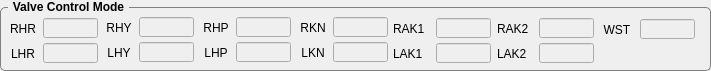
    <widget class="QGroupBox" name="groupBox_4">
     <property name="geometry">
      <rect>
       <x>10</x>
       <y>730</y>
       <width>711</width>
       <height>71</height>
      </rect>
     </property>
     <property name="font">
      <font>
       <weight>75</weight>
       <bold>true</bold>
      </font>
     </property>
     <property name="styleSheet">
      <string notr="true">QGroupBox {
    border: 1px solid gray;
    border-radius: 5px;
    margin-top: 7px;
}

QGroupBox::title {
    subcontrol-origin: margin;
    left: 8px;
    padding: 0 3px 0 3px;
}

</string>
     </property>
     <property name="title">
      <string>Valve Control Mode</string>
     </property>
     <widget class="QLabel" name="label_44">
      <property name="geometry">
       <rect>
        <x>100</x>
        <y>19</y>
        <width>38</width>
        <height>17</height>
       </rect>
      </property>
      <property name="text">
       <string>RHY</string>
      </property>
      <property name="alignment">
       <set>Qt::AlignCenter</set>
      </property>
     </widget>
     <widget class="QLineEdit" name="LE_JOINT_RHY_CTRL_MODE">
      <property name="enabled">
       <bool>false</bool>
      </property>
      <property name="geometry">
       <rect>
        <x>139</x>
        <y>17</y>
        <width>55</width>
        <height>20</height>
       </rect>
      </property>
      <property name="sizePolicy">
       <sizepolicy hsizetype="Fixed" vsizetype="Fixed">
        <horstretch>0</horstretch>
        <verstretch>0</verstretch>
       </sizepolicy>
      </property>
      <property name="minimumSize">
       <size>
        <width>55</width>
        <height>20</height>
       </size>
      </property>
      <property name="maximumSize">
       <size>
        <width>55</width>
        <height>20</height>
       </size>
      </property>
      <property name="font">
       <font>
        <family>Serif</family>
        <pointsize>9</pointsize>
       </font>
      </property>
      <property name="alignment">
       <set>Qt::AlignRight|Qt::AlignTrailing|Qt::AlignVCenter</set>
      </property>
      <property name="readOnly">
       <bool>true</bool>
      </property>
     </widget>
     <widget class="QLineEdit" name="LE_JOINT_LHY_CTRL_MODE">
      <property name="enabled">
       <bool>false</bool>
      </property>
      <property name="geometry">
       <rect>
        <x>139</x>
        <y>42</y>
        <width>55</width>
        <height>20</height>
       </rect>
      </property>
      <property name="sizePolicy">
       <sizepolicy hsizetype="Fixed" vsizetype="Fixed">
        <horstretch>0</horstretch>
        <verstretch>0</verstretch>
       </sizepolicy>
      </property>
      <property name="minimumSize">
       <size>
        <width>55</width>
        <height>20</height>
       </size>
      </property>
      <property name="maximumSize">
       <size>
        <width>55</width>
        <height>20</height>
       </size>
      </property>
      <property name="font">
       <font>
        <family>Serif</family>
        <pointsize>9</pointsize>
       </font>
      </property>
      <property name="alignment">
       <set>Qt::AlignRight|Qt::AlignTrailing|Qt::AlignVCenter</set>
      </property>
      <property name="readOnly">
       <bool>true</bool>
      </property>
     </widget>
     <widget class="QLabel" name="label_45">
      <property name="geometry">
       <rect>
        <x>100</x>
        <y>44</y>
        <width>38</width>
        <height>17</height>
       </rect>
      </property>
      <property name="text">
       <string>LHY</string>
      </property>
      <property name="alignment">
       <set>Qt::AlignCenter</set>
      </property>
     </widget>
     <widget class="QLineEdit" name="LE_JOINT_LHR_CTRL_MODE">
      <property name="enabled">
       <bool>false</bool>
      </property>
      <property name="geometry">
       <rect>
        <x>43</x>
        <y>43</y>
        <width>55</width>
        <height>20</height>
       </rect>
      </property>
      <property name="sizePolicy">
       <sizepolicy hsizetype="Fixed" vsizetype="Fixed">
        <horstretch>0</horstretch>
        <verstretch>0</verstretch>
       </sizepolicy>
      </property>
      <property name="minimumSize">
       <size>
        <width>55</width>
        <height>20</height>
       </size>
      </property>
      <property name="maximumSize">
       <size>
        <width>55</width>
        <height>20</height>
       </size>
      </property>
      <property name="font">
       <font>
        <family>Serif</family>
        <pointsize>9</pointsize>
       </font>
      </property>
      <property name="alignment">
       <set>Qt::AlignRight|Qt::AlignTrailing|Qt::AlignVCenter</set>
      </property>
      <property name="readOnly">
       <bool>true</bool>
      </property>
     </widget>
     <widget class="QLabel" name="label_46">
      <property name="geometry">
       <rect>
        <x>4</x>
        <y>45</y>
        <width>38</width>
        <height>17</height>
       </rect>
      </property>
      <property name="text">
       <string>LHR</string>
      </property>
      <property name="alignment">
       <set>Qt::AlignCenter</set>
      </property>
     </widget>
     <widget class="QLineEdit" name="LE_JOINT_RHR_CTRL_MODE">
      <property name="enabled">
       <bool>false</bool>
      </property>
      <property name="geometry">
       <rect>
        <x>43</x>
        <y>18</y>
        <width>55</width>
        <height>20</height>
       </rect>
      </property>
      <property name="sizePolicy">
       <sizepolicy hsizetype="Fixed" vsizetype="Fixed">
        <horstretch>0</horstretch>
        <verstretch>0</verstretch>
       </sizepolicy>
      </property>
      <property name="minimumSize">
       <size>
        <width>55</width>
        <height>20</height>
       </size>
      </property>
      <property name="maximumSize">
       <size>
        <width>55</width>
        <height>20</height>
       </size>
      </property>
      <property name="font">
       <font>
        <family>Serif</family>
        <pointsize>9</pointsize>
       </font>
      </property>
      <property name="alignment">
       <set>Qt::AlignRight|Qt::AlignTrailing|Qt::AlignVCenter</set>
      </property>
      <property name="readOnly">
       <bool>true</bool>
      </property>
     </widget>
     <widget class="QLabel" name="label_47">
      <property name="geometry">
       <rect>
        <x>4</x>
        <y>20</y>
        <width>38</width>
        <height>17</height>
       </rect>
      </property>
      <property name="text">
       <string>RHR</string>
      </property>
      <property name="alignment">
       <set>Qt::AlignCenter</set>
      </property>
     </widget>
     <widget class="QLabel" name="label_48">
      <property name="geometry">
       <rect>
        <x>197</x>
        <y>19</y>
        <width>38</width>
        <height>17</height>
       </rect>
      </property>
      <property name="text">
       <string>RHP</string>
      </property>
      <property name="alignment">
       <set>Qt::AlignCenter</set>
      </property>
     </widget>
     <widget class="QLineEdit" name="LE_JOINT_LHP_CTRL_MODE">
      <property name="enabled">
       <bool>false</bool>
      </property>
      <property name="geometry">
       <rect>
        <x>236</x>
        <y>42</y>
        <width>55</width>
        <height>20</height>
       </rect>
      </property>
      <property name="sizePolicy">
       <sizepolicy hsizetype="Fixed" vsizetype="Fixed">
        <horstretch>0</horstretch>
        <verstretch>0</verstretch>
       </sizepolicy>
      </property>
      <property name="minimumSize">
       <size>
        <width>55</width>
        <height>20</height>
       </size>
      </property>
      <property name="maximumSize">
       <size>
        <width>55</width>
        <height>20</height>
       </size>
      </property>
      <property name="font">
       <font>
        <family>Serif</family>
        <pointsize>9</pointsize>
       </font>
      </property>
      <property name="alignment">
       <set>Qt::AlignRight|Qt::AlignTrailing|Qt::AlignVCenter</set>
      </property>
      <property name="readOnly">
       <bool>true</bool>
      </property>
     </widget>
     <widget class="QLabel" name="label_49">
      <property name="geometry">
       <rect>
        <x>197</x>
        <y>44</y>
        <width>38</width>
        <height>17</height>
       </rect>
      </property>
      <property name="text">
       <string>LHP</string>
      </property>
      <property name="alignment">
       <set>Qt::AlignCenter</set>
      </property>
     </widget>
     <widget class="QLineEdit" name="LE_JOINT_RHP_CTRL_MODE">
      <property name="enabled">
       <bool>false</bool>
      </property>
      <property name="geometry">
       <rect>
        <x>236</x>
        <y>17</y>
        <width>55</width>
        <height>20</height>
       </rect>
      </property>
      <property name="sizePolicy">
       <sizepolicy hsizetype="Fixed" vsizetype="Fixed">
        <horstretch>0</horstretch>
        <verstretch>0</verstretch>
       </sizepolicy>
      </property>
      <property name="minimumSize">
       <size>
        <width>55</width>
        <height>20</height>
       </size>
      </property>
      <property name="maximumSize">
       <size>
        <width>55</width>
        <height>20</height>
       </size>
      </property>
      <property name="font">
       <font>
        <family>Serif</family>
        <pointsize>9</pointsize>
       </font>
      </property>
      <property name="alignment">
       <set>Qt::AlignRight|Qt::AlignTrailing|Qt::AlignVCenter</set>
      </property>
      <property name="readOnly">
       <bool>true</bool>
      </property>
     </widget>
     <widget class="QLabel" name="label_50">
      <property name="geometry">
       <rect>
        <x>294</x>
        <y>19</y>
        <width>38</width>
        <height>17</height>
       </rect>
      </property>
      <property name="text">
       <string>RKN</string>
      </property>
      <property name="alignment">
       <set>Qt::AlignCenter</set>
      </property>
     </widget>
     <widget class="QLineEdit" name="LE_JOINT_LKN_CTRL_MODE">
      <property name="enabled">
       <bool>false</bool>
      </property>
      <property name="geometry">
       <rect>
        <x>333</x>
        <y>42</y>
        <width>55</width>
        <height>20</height>
       </rect>
      </property>
      <property name="sizePolicy">
       <sizepolicy hsizetype="Fixed" vsizetype="Fixed">
        <horstretch>0</horstretch>
        <verstretch>0</verstretch>
       </sizepolicy>
      </property>
      <property name="minimumSize">
       <size>
        <width>55</width>
        <height>20</height>
       </size>
      </property>
      <property name="maximumSize">
       <size>
        <width>55</width>
        <height>20</height>
       </size>
      </property>
      <property name="font">
       <font>
        <family>Serif</family>
        <pointsize>9</pointsize>
       </font>
      </property>
      <property name="alignment">
       <set>Qt::AlignRight|Qt::AlignTrailing|Qt::AlignVCenter</set>
      </property>
      <property name="readOnly">
       <bool>true</bool>
      </property>
     </widget>
     <widget class="QLabel" name="label_51">
      <property name="geometry">
       <rect>
        <x>294</x>
        <y>44</y>
        <width>38</width>
        <height>17</height>
       </rect>
      </property>
      <property name="text">
       <string>LKN</string>
      </property>
      <property name="alignment">
       <set>Qt::AlignCenter</set>
      </property>
     </widget>
     <widget class="QLineEdit" name="LE_JOINT_RKN_CTRL_MODE">
      <property name="enabled">
       <bool>false</bool>
      </property>
      <property name="geometry">
       <rect>
        <x>333</x>
        <y>17</y>
        <width>55</width>
        <height>20</height>
       </rect>
      </property>
      <property name="sizePolicy">
       <sizepolicy hsizetype="Fixed" vsizetype="Fixed">
        <horstretch>0</horstretch>
        <verstretch>0</verstretch>
       </sizepolicy>
      </property>
      <property name="minimumSize">
       <size>
        <width>55</width>
        <height>20</height>
       </size>
      </property>
      <property name="maximumSize">
       <size>
        <width>55</width>
        <height>20</height>
       </size>
      </property>
      <property name="font">
       <font>
        <family>Serif</family>
        <pointsize>9</pointsize>
       </font>
      </property>
      <property name="alignment">
       <set>Qt::AlignRight|Qt::AlignTrailing|Qt::AlignVCenter</set>
      </property>
      <property name="readOnly">
       <bool>true</bool>
      </property>
     </widget>
     <widget class="QLabel" name="label_52">
      <property name="geometry">
       <rect>
        <x>393</x>
        <y>45</y>
        <width>38</width>
        <height>17</height>
       </rect>
      </property>
      <property name="text">
       <string>LAK1</string>
      </property>
     </widget>
     <widget class="QLineEdit" name="LE_JOINT_RAK1_CTRL_MODE">
      <property name="enabled">
       <bool>false</bool>
      </property>
      <property name="geometry">
       <rect>
        <x>436</x>
        <y>18</y>
        <width>55</width>
        <height>20</height>
       </rect>
      </property>
      <property name="sizePolicy">
       <sizepolicy hsizetype="Fixed" vsizetype="Fixed">
        <horstretch>0</horstretch>
        <verstretch>0</verstretch>
       </sizepolicy>
      </property>
      <property name="minimumSize">
       <size>
        <width>55</width>
        <height>20</height>
       </size>
      </property>
      <property name="maximumSize">
       <size>
        <width>55</width>
        <height>20</height>
       </size>
      </property>
      <property name="font">
       <font>
        <family>Serif</family>
        <pointsize>9</pointsize>
       </font>
      </property>
      <property name="alignment">
       <set>Qt::AlignRight|Qt::AlignTrailing|Qt::AlignVCenter</set>
      </property>
      <property name="readOnly">
       <bool>true</bool>
      </property>
     </widget>
     <widget class="QLineEdit" name="LE_JOINT_LAK1_CTRL_MODE">
      <property name="enabled">
       <bool>false</bool>
      </property>
      <property name="geometry">
       <rect>
        <x>436</x>
        <y>43</y>
        <width>55</width>
        <height>20</height>
       </rect>
      </property>
      <property name="sizePolicy">
       <sizepolicy hsizetype="Fixed" vsizetype="Fixed">
        <horstretch>0</horstretch>
        <verstretch>0</verstretch>
       </sizepolicy>
      </property>
      <property name="minimumSize">
       <size>
        <width>55</width>
        <height>20</height>
       </size>
      </property>
      <property name="maximumSize">
       <size>
        <width>55</width>
        <height>20</height>
       </size>
      </property>
      <property name="font">
       <font>
        <family>Serif</family>
        <pointsize>9</pointsize>
       </font>
      </property>
      <property name="alignment">
       <set>Qt::AlignRight|Qt::AlignTrailing|Qt::AlignVCenter</set>
      </property>
      <property name="readOnly">
       <bool>true</bool>
      </property>
     </widget>
     <widget class="QLabel" name="label_53">
      <property name="geometry">
       <rect>
        <x>393</x>
        <y>20</y>
        <width>38</width>
        <height>17</height>
       </rect>
      </property>
      <property name="text">
       <string>RAK1</string>
      </property>
     </widget>
     <widget class="QLabel" name="label_54">
      <property name="geometry">
       <rect>
        <x>497</x>
        <y>45</y>
        <width>38</width>
        <height>17</height>
       </rect>
      </property>
      <property name="text">
       <string>LAK2</string>
      </property>
     </widget>
     <widget class="QLabel" name="label_55">
      <property name="geometry">
       <rect>
        <x>497</x>
        <y>20</y>
        <width>38</width>
        <height>17</height>
       </rect>
      </property>
      <property name="text">
       <string>RAK2</string>
      </property>
     </widget>
     <widget class="QLineEdit" name="LE_JOINT_LAK2_CTRL_MODE">
      <property name="enabled">
       <bool>false</bool>
      </property>
      <property name="geometry">
       <rect>
        <x>539</x>
        <y>43</y>
        <width>55</width>
        <height>20</height>
       </rect>
      </property>
      <property name="sizePolicy">
       <sizepolicy hsizetype="Fixed" vsizetype="Fixed">
        <horstretch>0</horstretch>
        <verstretch>0</verstretch>
       </sizepolicy>
      </property>
      <property name="minimumSize">
       <size>
        <width>55</width>
        <height>20</height>
       </size>
      </property>
      <property name="maximumSize">
       <size>
        <width>55</width>
        <height>20</height>
       </size>
      </property>
      <property name="font">
       <font>
        <family>Serif</family>
        <pointsize>9</pointsize>
       </font>
      </property>
      <property name="alignment">
       <set>Qt::AlignRight|Qt::AlignTrailing|Qt::AlignVCenter</set>
      </property>
      <property name="readOnly">
       <bool>true</bool>
      </property>
     </widget>
     <widget class="QLineEdit" name="LE_JOINT_RAK2_CTRL_MODE">
      <property name="enabled">
       <bool>false</bool>
      </property>
      <property name="geometry">
       <rect>
        <x>539</x>
        <y>18</y>
        <width>55</width>
        <height>20</height>
       </rect>
      </property>
      <property name="sizePolicy">
       <sizepolicy hsizetype="Fixed" vsizetype="Fixed">
        <horstretch>0</horstretch>
        <verstretch>0</verstretch>
       </sizepolicy>
      </property>
      <property name="minimumSize">
       <size>
        <width>55</width>
        <height>20</height>
       </size>
      </property>
      <property name="maximumSize">
       <size>
        <width>55</width>
        <height>20</height>
       </size>
      </property>
      <property name="font">
       <font>
        <family>Serif</family>
        <pointsize>9</pointsize>
       </font>
      </property>
      <property name="alignment">
       <set>Qt::AlignRight|Qt::AlignTrailing|Qt::AlignVCenter</set>
      </property>
      <property name="readOnly">
       <bool>true</bool>
      </property>
     </widget>
     <widget class="QLabel" name="label_56">
      <property name="geometry">
       <rect>
        <x>598</x>
        <y>21</y>
        <width>38</width>
        <height>17</height>
       </rect>
      </property>
      <property name="text">
       <string>WST</string>
      </property>
      <property name="alignment">
       <set>Qt::AlignCenter</set>
      </property>
     </widget>
     <widget class="QLineEdit" name="LE_JOINT_WST_CTRL_MODE">
      <property name="enabled">
       <bool>false</bool>
      </property>
      <property name="geometry">
       <rect>
        <x>640</x>
        <y>19</y>
        <width>55</width>
        <height>20</height>
       </rect>
      </property>
      <property name="sizePolicy">
       <sizepolicy hsizetype="Fixed" vsizetype="Fixed">
        <horstretch>0</horstretch>
        <verstretch>0</verstretch>
       </sizepolicy>
      </property>
      <property name="minimumSize">
       <size>
        <width>55</width>
        <height>20</height>
       </size>
      </property>
      <property name="maximumSize">
       <size>
        <width>55</width>
        <height>20</height>
       </size>
      </property>
      <property name="font">
       <font>
        <family>Serif</family>
        <pointsize>9</pointsize>
       </font>
      </property>
      <property name="alignment">
       <set>Qt::AlignRight|Qt::AlignTrailing|Qt::AlignVCenter</set>
      </property>
      <property name="readOnly">
       <bool>true</bool>
      </property>
     </widget>
    </widget>
